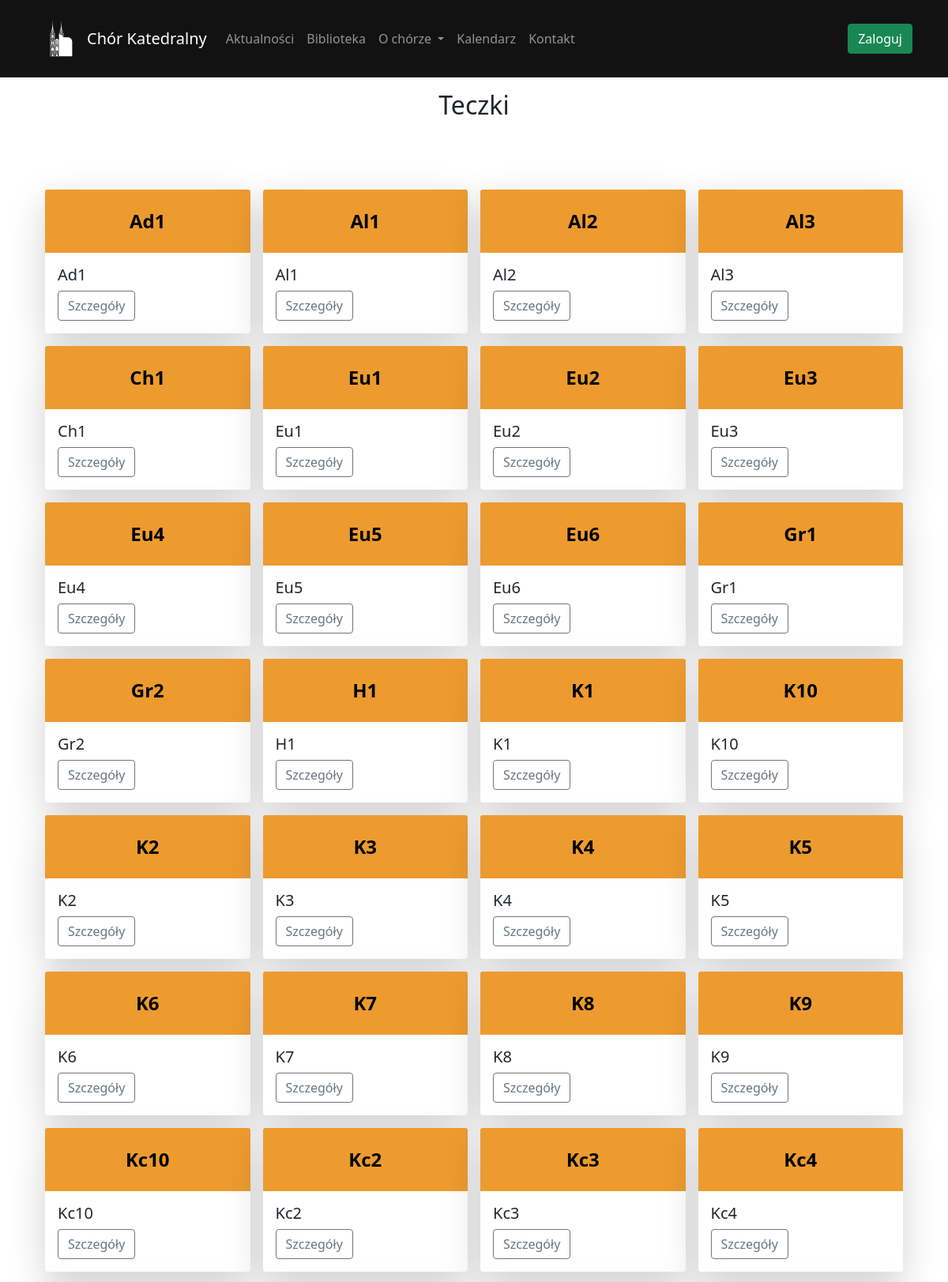
Page /folder/list (upper part) on the committed database.
### folder/models.py (models this page shows, shortened)
class Folder(models.Model):
    name = models.CharField('name', max_length=45, unique=True)
    note = models.CharField('note', max_length=250, null=True, blank=True) # Может быть нулём + можно ничего не вписывать в форме
    colour = models.CharField('colour', max_length=25, null=True, blank=True)
    date_joined = models.DateTimeField(default=timezone.now)
    class Meta:
        verbose_name = 'Folder'
        verbose_name_plural = 'Folders'

### folder/views.py (the view)
# urls.py: path('list', views.listFolder, name='listFolder'),
def listFolder(request):
    folders = Folder.objects.prefetch_related('compositions').all().order_by('name')
    return render(request, 'folder/folderList.html', {'folders': folders})

### library/context_processors.py (called while the page is built)
def current_time(request):
    now = timezone.now()
    return {
        'current_year': now.year,
        'current_month': now.month,
    }

### folder/templates/folder/folderList.html (shortened to what this page needs)
{% extends 'content/template.html' %}
{% load static %}
{% block body %}
<div class="row justify-content-center">
    <div class="container-fluid">
        <h2 class="text-center mt-3 mb-4">Teczki</h2>
    </div>
</div>
<div class="container mt-5">
    <div class="row justify-content-between g-3">
        {% for folder in folders %}
        <div class="col-12 col-sm-6 col-md-4 col-lg-3">
            <div class="card shadow-lg">
                <div class="card-img-top" style="background-color: {{ folder.colour|default_if_none:'#CCCCCC' }};">
                    {{ folder.name }}
                </div>
                <div class="card-body">
                    <h5 class="card-title">{{ folder.name }}</h5>
                    <button type="button" class="btn btn-outline-secondary" data-bs-toggle="modal" data-bs-target="#detailModal{{ folder.id }}">
                        Szczegóły
                    </button>
                </div>
            </div>
        </div>
        {% endfor %}
    </div>
</div>
{% endblock %}

### folder/templates/folder/folderList.html (style rules this page uses)
.card-img-top { min-height: 80px; width: 100%; background-color: #f8f9fa; display: flex; align-items: center; justify-content: center; font-size: 1.5rem; font-weight: bold; }
.card { box-shadow: 0 4px 8px rgba(0, 0, 0, 0.1), 0 6px 20px rgba(0, 0, 0, 0.1); border: none; }

### rows in the picture
Folder: name "Ad1"
Folder: name "Al1"
Folder: name "Al2"
Folder: name "Al3"
Folder: name "Ch1"
Folder: name "Eu1"
Folder: name "Eu2"
Folder: name "Eu3"
Folder: name "Eu4"
Folder: name "Eu5"
Folder: name "Eu6"
Folder: name "Gr1"
Folder: name "Gr2"
Folder: name "H1"
Folder: name "K1"
Folder: name "K10"
Folder: name "K2"
Folder: name "K3"
Folder: name "K4"
Folder: name "K5"
Folder: name "K6"
Folder: name "K7"
Folder: name "K8"
Folder: name "K9"
Folder: name "Kc10"
Folder: name "Kc2"
Folder: name "Kc3"
Folder: name "Kc4"
